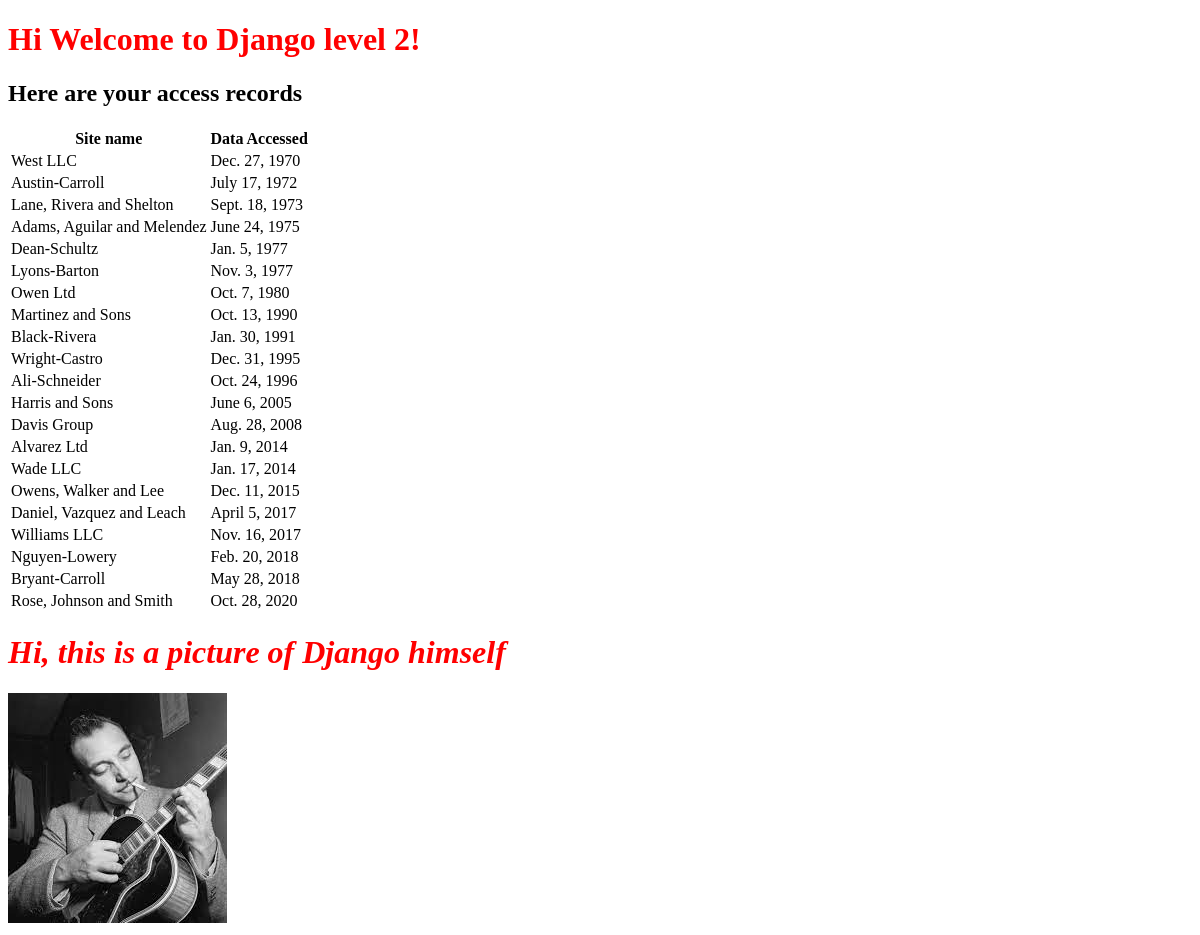
Before: / with the older database file.
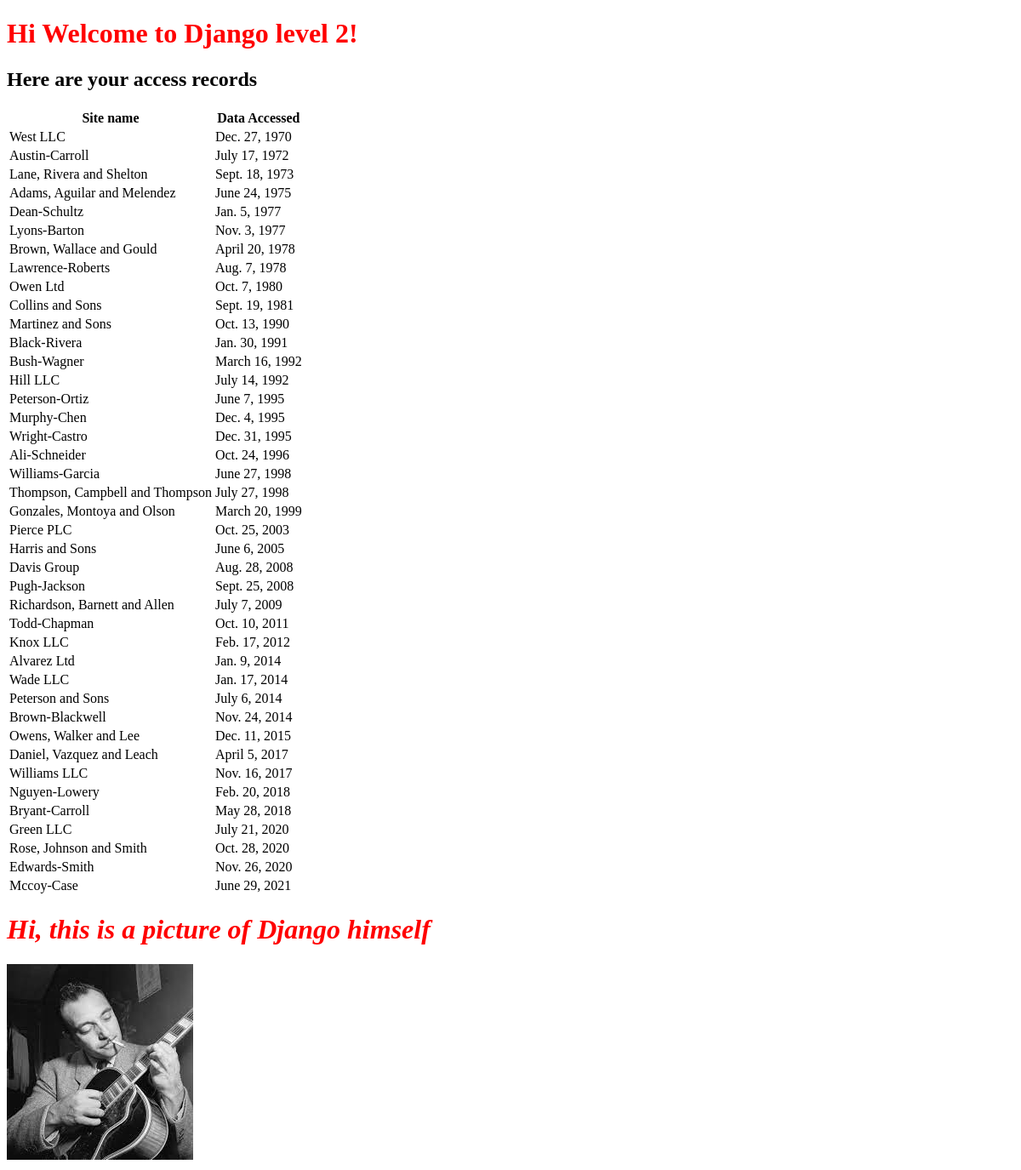
After: the same page with the newer database file.
### fitst_app/models.py (models this page shows, shortened)
class AccessRecord(models.Model):
    name = models.ForeignKey(Webpage, on_delete=models.CASCADE)
    date = models.DateField()

class Webpage(models.Model):
    topic = models.ForeignKey(Topic, on_delete=models.CASCADE)
    name = models.CharField(max_length=264, unique=True)
    url = models.URLField(unique=True)
    def __str__(self):
        return self.name

### fitst_app/views.py (the view)
# urls.py: url(r'^$',views.index,name='index'),
def index(request):
    Webpages_list = AccessRecord.objects.order_by('date')
    date_dict = {'access_record':Webpages_list}
    return render(request,'fitst_app/index.html',context=date_dict)

### templates/fitst_app/index.html (shortened to what this page needs)
{% load static %}
<!DOCTYPE html>
{% load static %}
<html lang="en">
<head>
    <link rel="stylesheet" href="{% static "css/mystyle.css" %}">
</head>
<body>
    <h1>Hi Welcome to Django level 2!</h1>
    <h2>Here are your access records</h2>
    <div class="djangotwo">
        {% if access_record %}
        <table>
            <thead>
                <th>Site name</th>
                <th>Data Accessed</th>
            </thead>
            {% for acc in access_record %}
            <tr>
                <td>{{ acc.name }}</td>
                <td>{{ acc.date }}</td>
            </tr>
            {% endfor %}
        </table>
        {% else %}
        <p>NO ACCESS RECORDS FOUND!</p>
        {% endif %}
    <h1><em>Hi, this is a picture of Django himself</em></h1>
    <img src="{% static "images/download.jpg" %}" alt="Uh Oh, didn't show!">
    </div>
</body>
</html>

### static/css/mystyle.css (style rules this page uses)
h1 { color: red; }

Changed rows visible on the page:
added AccessRecord: name "Brown, Wallace and Gould", date "April 20, 1978"
added AccessRecord: name "Lawrence-Roberts", date "Aug. 7, 1978"
added AccessRecord: name "Collins and Sons", date "Sept. 19, 1981"
added AccessRecord: name "Bush-Wagner", date "March 16, 1992"
added AccessRecord: name "Hill LLC", date "July 14, 1992"
added AccessRecord: name "Peterson-Ortiz", date "June 7, 1995"
added AccessRecord: name "Murphy-Chen", date "Dec. 4, 1995"
added AccessRecord: name "Williams-Garcia", date "June 27, 1998"
added AccessRecord: name "Thompson, Campbell and Thompson", date "July 27, 1998"
added AccessRecord: name "Gonzales, Montoya and Olson", date "March 20, 1999"
added AccessRecord: name "Pierce PLC", date "Oct. 25, 2003"
added AccessRecord: name "Pugh-Jackson", date "Sept. 25, 2008"
added AccessRecord: name "Richardson, Barnett and Allen", date "July 7, 2009"
added AccessRecord: name "Todd-Chapman", date "Oct. 10, 2011"
added AccessRecord: name "Knox LLC", date "Feb. 17, 2012"
added AccessRecord: name "Peterson and Sons", date "July 6, 2014"
added AccessRecord: name "Brown-Blackwell", date "Nov. 24, 2014"
added AccessRecord: name "Green LLC", date "July 21, 2020"
added AccessRecord: name "Edwards-Smith", date "Nov. 26, 2020"
added AccessRecord: name "Mccoy-Case", date "June 29, 2021"
